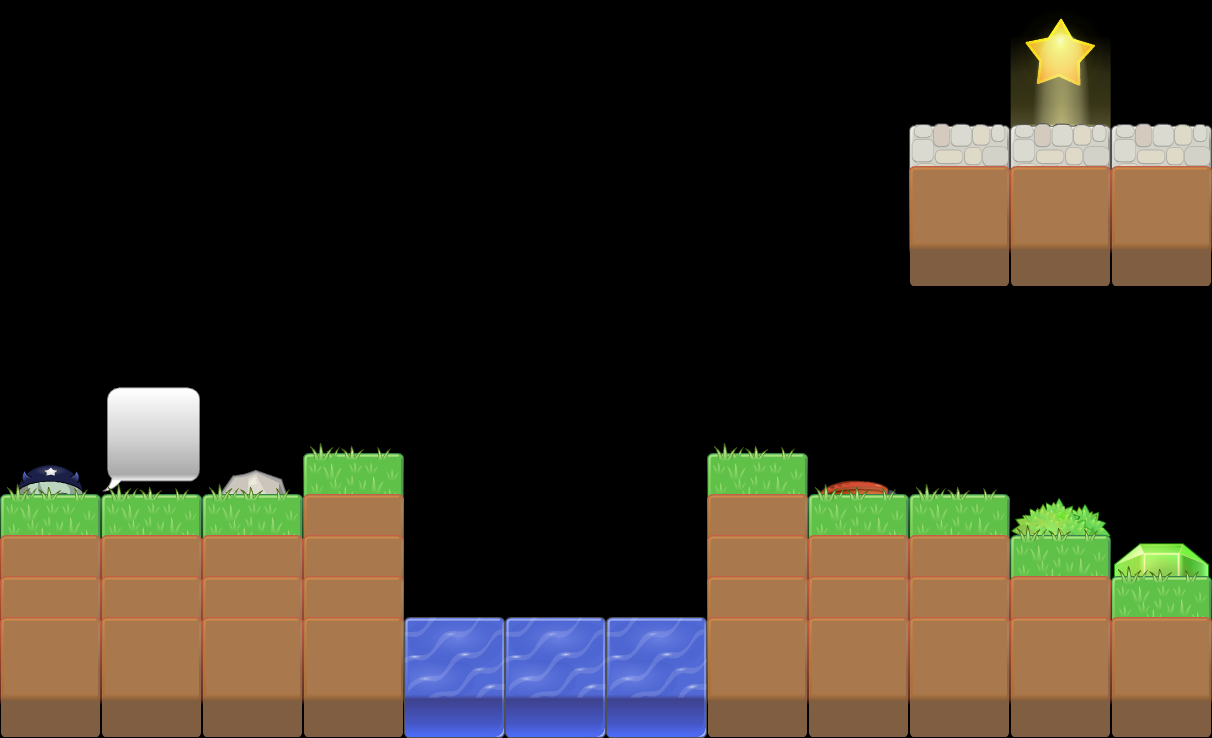

A 2D game scene composited from a Tiled map and its tileset images. What follows is a short description and the map's XML, with every tile layer's data as written:
An orthogonal 12x18 tile map with 101x41 px tiles, 1 tile layer (Tile Layer 1).

<map version="1.0" orientation="orthogonal" renderorder="right-up" width="12" height="18" tilewidth="101" tileheight="41" nextobjectid="1">
 <tileset firstgid="1" name="planetcute" tilewidth="101" tileheight="171" tilecount="50">
  <image source="planetcute.png" width="1010" height="1010" />
 </tileset>
 <layer name="Tile Layer 1" width="12" height="18">
  <data encoding="csv">
0,0,0,0,0,0,0,0,0,0,0,0,
0,0,0,0,0,0,0,0,0,0,0,0,
0,0,0,0,0,0,0,0,0,0,36,0,
0,0,0,0,0,0,0,0,0,0,0,0,
0,0,0,0,0,0,0,0,0,0,34,0,
0,0,0,0,0,0,0,0,0,38,38,38,
0,0,0,0,0,0,0,0,0,1,1,1,
0,0,0,0,0,0,0,0,0,0,0,0,
0,0,0,0,0,0,0,0,0,0,0,0,
0,0,0,0,0,0,0,0,0,0,0,0,
0,0,0,0,0,0,0,0,0,0,0,0,
0,35,0,0,0,0,0,0,0,0,0,0,
0,0,0,0,0,0,0,0,0,0,0,0,
4,0,25,17,0,0,0,17,13,0,0,0,
17,17,17,1,0,0,0,1,17,17,41,0,
1,1,1,1,0,0,0,1,1,1,17,15,
1,1,1,1,0,0,0,1,1,1,1,17,
1,1,1,1,44,44,44,1,1,1,1,1
</data>
 </layer>
</map>